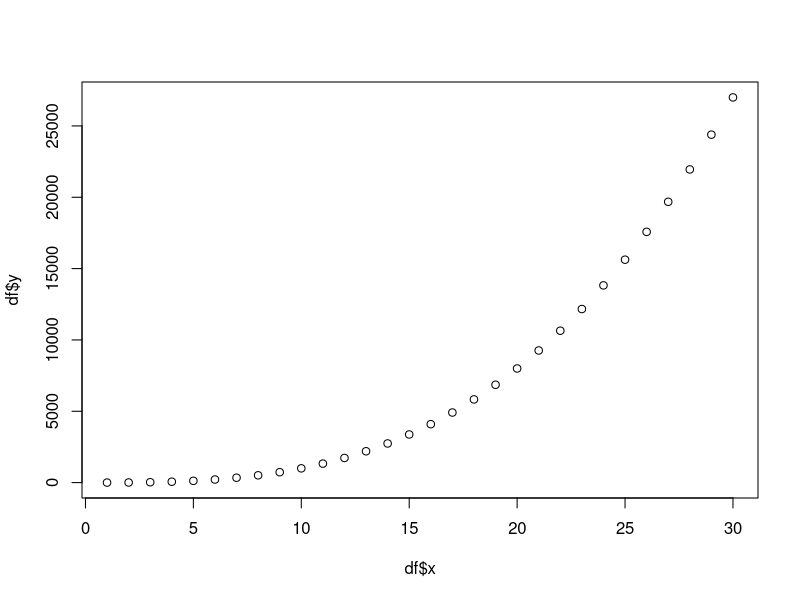
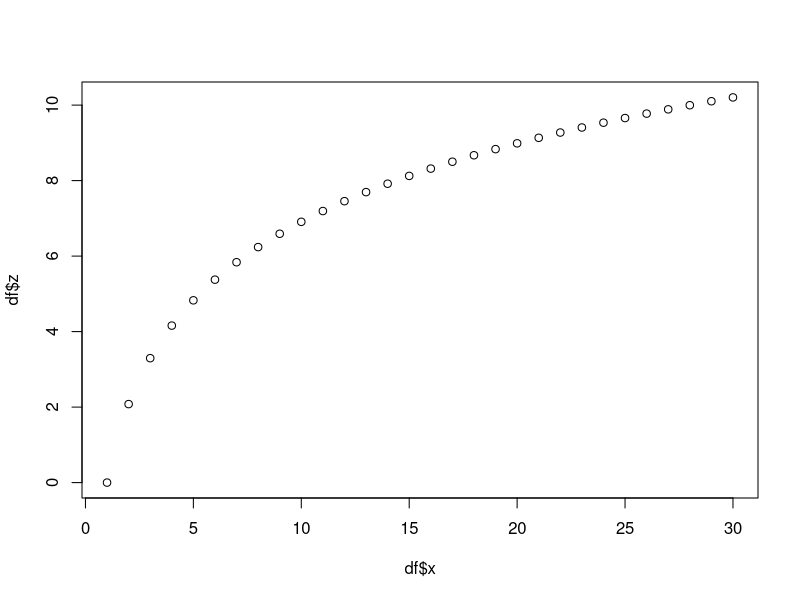
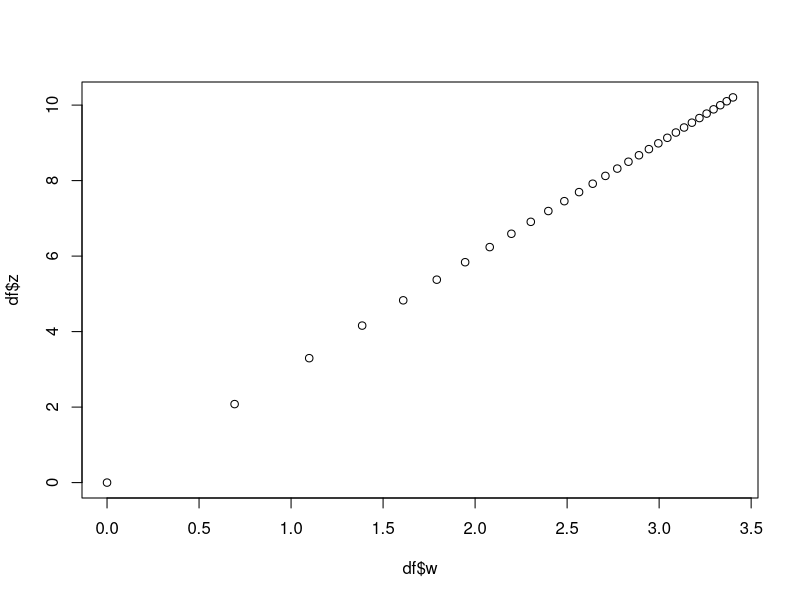

Generate these figures, in order, with R:
#Dataframe
df<-data.frame(x<-c(1:30),y<-x^3)
plot(df$x,df$y) #Scatter Plot
View(df)
print(df)

#Change the variable name of df
colnames(df) <-c('x','y')
View(df)

#Calculate correlation
cor(df$x,df$y) #Pearson= 0.92011
#This is a biased estimate as the relationship is not linear!

#Transforming to make linear 
df$z <- log(df$y)
plot(df$x, df$z) #Still non-linear

df$w <- log(df$x)
plot(df$w, df$z) #Now Linear

cor(df$w,df$z)
#Person’s correlation=1=Perfect positive correlation!



